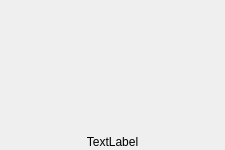
<?xml version="1.0" encoding="UTF-8"?>
<ui version="4.0">
 <class>ListItem</class>
 <widget class="QWidget" name="ListItem">
  <property name="geometry">
   <rect>
    <x>0</x>
    <y>0</y>
    <width>225</width>
    <height>150</height>
   </rect>
  </property>
  <widget class="QLabel" name="imageName">
   <property name="geometry">
    <rect>
     <x>0</x>
     <y>134</y>
     <width>225</width>
     <height>16</height>
    </rect>
   </property>
   <property name="text">
    <string>TextLabel</string>
   </property>
   <property name="alignment">
    <set>Qt::AlignCenter</set>
   </property>
  </widget>
 </widget>
 <resources/>
 <connections/>
</ui>
